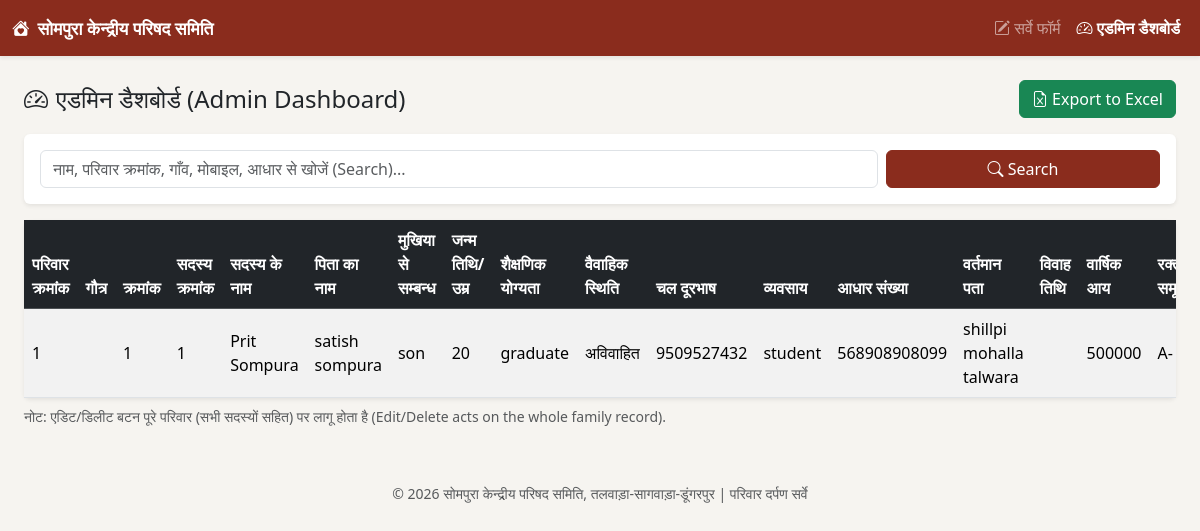
/dashboard, run on the app's committed database.
### tables this page shows
CREATE TABLE members (
            id INTEGER PRIMARY KEY AUTOINCREMENT,
            family_id INTEGER NOT NULL,
            sr_no INTEGER,
            member_no INTEGER,
            member_name TEXT,
            father_name TEXT,
            relation TEXT,
            dob_or_age TEXT,
            education TEXT,
            marital_status TEXT,
            mobile TEXT,
            occupation TEXT,
            aadhaar TEXT,
            current_address TEXT,
            marriage_date TEXT,
            annual_income TEXT,
            blood_group TEXT,
            FOREIGN KEY (family_id) REFERENCES families (id) ON DELETE CASCADE
        );

CREATE TABLE families (
            id INTEGER PRIMARY KEY AUTOINCREMENT,
            family_no TEXT,
            gotra TEXT,
            village TEXT,
            survey_name TEXT,
            created_at TIMESTAMP DEFAULT CURRENT_TIMESTAMP
        );

### app.py (the view, shortened to what this page needs)
@app.route("/dashboard")
def dashboard():
    search = request.args.get("q", "").strip()
    conn = get_db_connection()
    query = """
        SELECT f.id AS family_id, f.family_no, f.gotra, f.village, f.survey_name,
               f.created_at, m.id AS member_id, m.sr_no, m.member_no, m.member_name,
               m.father_name, m.relation, m.dob_or_age, m.education, m.marital_status,
               m.mobile, m.occupation, m.aadhaar, m.current_address, m.marriage_date,
               m.annual_income, m.blood_group
        FROM families f
        JOIN members m ON m.family_id = f.id
    """
    params = ()
    query += " ORDER BY f.id DESC, m.sr_no ASC"
    rows = conn.execute(query, params).fetchall()
    conn.close()
    return render_template("dashboard.html", rows=rows, search=search)

### app.py (called while the page is built)
def get_db_connection():
    conn = sqlite3.connect(DB_PATH)
    conn.row_factory = sqlite3.Row
    conn.execute("PRAGMA foreign_keys = ON")
    return conn

### templates/dashboard.html (shortened to what this page needs)
{% extends "base.html" %}
{% block content %}
<div class="d-flex flex-wrap justify-content-between align-items-center mb-3 gap-2">
  <h4 class="mb-0"><i class="bi bi-speedometer2 me-2"></i>एडमिन डैशबोर्ड (Admin Dashboard)</h4>
  <a href="{{ url_for('export_excel') }}" class="btn btn-success">
    <i class="bi bi-file-earmark-excel"></i> Export to Excel
  </a>
</div>
<div class="card shadow-sm border-0 mb-3">
  <div class="card-body">
    <form class="row g-2" method="GET" action="{{ url_for('dashboard') }}">
      <div class="col-md-9 col-8">
        <input type="text" class="form-control" name="q" value="{{ search }}"
               placeholder="नाम, परिवार क्रमांक, गाँव, मोबाइल, आधार से खोजें (Search)...">
      </div>
      <div class="col-md-3 col-4 d-grid">
        <button class="btn btn-brand" type="submit"><i class="bi bi-search"></i> Search</button>
      </div>
    </form>
  </div>
</div>
<div class="card shadow-sm border-0">
  <div class="card-body p-0">
    <div class="table-responsive">
      <table class="table table-hover table-striped align-middle mb-0">
        <thead class="table-dark">
          <tr>
            <th>परिवार क्रमांक</th>
            <th>गौत्र</th>
            <th>क्रमांक</th>
            <th>सदस्य क्रमांक</th>
            <th>सदस्य के नाम</th>
            <th>पिता का नाम</th>
            <th>मुखिया से सम्बन्ध</th>
            <th>जन्म तिथि/उम्र</th>
            <th>शैक्षणिक योग्यता</th>
            <th>वैवाहिक स्थिति</th>
            <th>चल दूरभाष</th>
            <th>व्यवसाय</th>
            <th>आधार संख्या</th>
            <th>वर्तमान पता</th>
            <th>विवाह तिथि</th>
            <th>वार्षिक आय</th>
            <th>रक्त समूह</th>
          </tr>
        </thead>
        <tbody>
          {% for r in rows %}
          <tr>
            <td>{{ r.family_no }}</td>
            <td>{{ r.gotra }}</td>
            <td>{{ loop.index }}</td>
            <td>{{ r.member_no }}</td>
            <td>{{ r.member_name }}</td>
            <td>{{ r.father_name }}</td>
            <td>{{ r.relation }}</td>
            <td>{{ r.dob_or_age }}</td>
            <td>{{ r.education }}</td>
            <td>{{ r.marital_status }}</td>
            <td>{{ r.mobile }}</td>
            <td>{{ r.occupation }}</td>
            <td>{{ r.aadhaar }}</td>
            <td>{{ r.current_address }}</td>
            <td>{{ r.marriage_date }}</td>
            <td>{{ r.annual_income }}</td>
            <td>{{ r.blood_group }}</td>
          </tr>
          {% else %}
          <tr>
            <td colspan="19" class="text-center text-muted py-4">कोई रिकॉर्ड नहीं मिला (No records found)</td>
          </tr>
          {% endfor %}
        </tbody>
      </table>
    </div>
  </div>
</div>
<p class="text-muted small mt-2">नोट: एडिट/डिलीट बटन पूरे परिवार (सभी सदस्यों सहित) पर लागू होता है (Edit/Delete acts on the whole family record).</p>
{% endblock %}

### templates/base.html (shortened to what this page needs)
<!DOCTYPE html>
<html lang="hi">
<head>
<link href="https://cdn.jsdelivr.net/npm/bootstrap@5.3.3/dist/css/bootstrap.min.css" rel="stylesheet">
<link rel="stylesheet" href="https://cdn.jsdelivr.net/npm/bootstrap-icons@1.11.3/font/bootstrap-icons.css">
<link rel="stylesheet" href="{{ url_for('static', filename='css/style.css') }}">
</head>
<body>
<nav class="navbar navbar-expand-lg navbar-dark bg-brand shadow-sm">
  <div class="container-fluid">
    <a class="navbar-brand fw-bold" href="{{ url_for('index') }}">
      <i class="bi bi-house-heart-fill me-2"></i>सोमपुरा केन्द्रीय परिषद समिति
    </a>
    <div class="collapse navbar-collapse" id="navMenu">
      <ul class="navbar-nav ms-auto">
        <li class="nav-item">
          <a class="nav-link {% if request.path == '/' %}active fw-bold{% endif %}" href="{{ url_for('index') }}">
            <i class="bi bi-pencil-square"></i> सर्वे फॉर्म
          </a>
        </li>
        <li class="nav-item">
          <a class="nav-link {% if request.path.startswith('/dashboard') %}active fw-bold{% endif %}" href="{{ url_for('dashboard') }}">
            <i class="bi bi-speedometer2"></i> एडमिन डैशबोर्ड
          </a>
        </li>
      </ul>
    </div>
  </div>
</nav>
<div class="container-fluid px-3 px-md-4 py-4">
  {% block content %}{% endblock %}
</div>
<footer class="text-center text-muted py-3 small">
  &copy; 2026 सोमपुरा केन्द्रीय परिषद समिति, तलवाड़ा-सागवाड़ा-डूंगरपुर | परिवार दर्पण सर्वे
</footer>
</body>
</html>

### static/css/style.css (style rules this page uses)
:root { --brand-color: #8a2c1d; --brand-color-dark: #6e2216; }
body { background-color: #f6f4f0; }
.bg-brand { background-color: var(--brand-color) !important; }
.btn-brand { background-color: var(--brand-color); border-color: var(--brand-color); color: #fff; }
.navbar-brand { font-size: 1.1rem; }
.table-responsive { max-height: 70vh; }

### data on the page
members: family_no "1", member_no "1", member_name "Prit Sompura", father_name "satish sompura", relation "son", dob_or_age "20", education "graduate", marital_status "अविवाहित", mobile "9509527432", occupation "student", aadhaar "568908908099", current_address "shillpi mohalla talwara", annual_income "500000", blood_group "A-"
